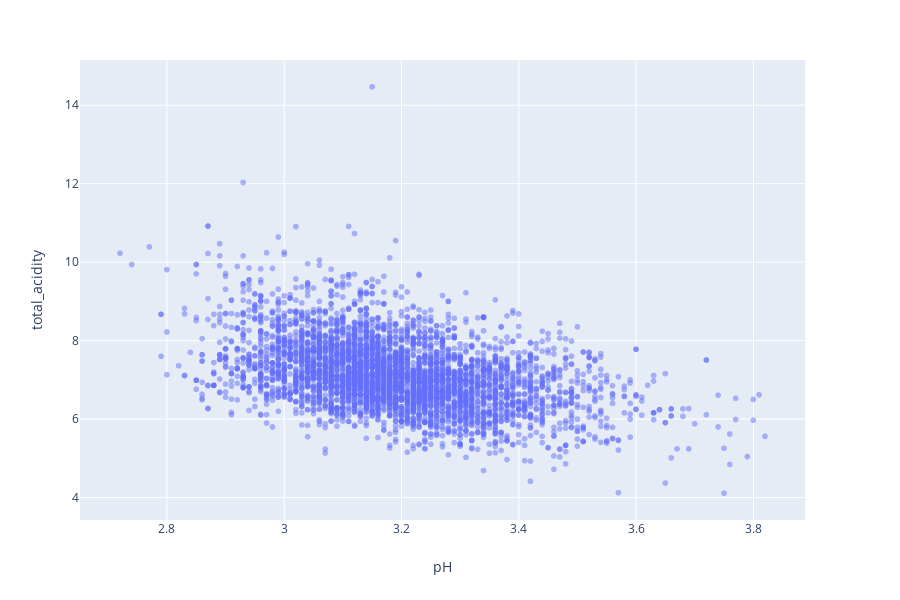

The code cell stored with this chart in its notebook:
### Code cell
# c) with plotly
import plotly.express as px
px.scatter(df, x='pH', y='total_acidity', opacity=0.5)

### Figure 1 — Plotly figure (JSON) as saved in the notebook; plotly's stock layout.template omitted (floating-point values rounded to 4 significant figures; data arrays with more than 128 entries replaced by an {"elided": "..."} marker saying what was removed)
{"data": [{"hoverlabel": {"namelength": 0}, "hovertemplate": "pH=%{x}<br>total_acidity=%{y}", "legendgroup": "", "marker": {"color": "#636efa", "opacity": 0.5, "symbol": "circle"}, "mode": "markers", "name": "", "showlegend": false, "type": "scattergl", "x": {"elided": "4898 float values"}, "xaxis": "x", "y": {"elided": "4898 float values"}, "yaxis": "y"}], "layout": {"height": 600, "legend": {"tracegroupgap": 0}, "margin": {"t": 60}, "xaxis": {"anchor": "y", "domain": [0, 0.98], "title": {"text": "pH"}}, "yaxis": {"anchor": "x", "domain": [0, 1], "title": {"text": "total_acidity"}}}}
